Frame 1 (no input): blank canvas, image omitted
Frame 60 (no input): blank canvas, image omitted
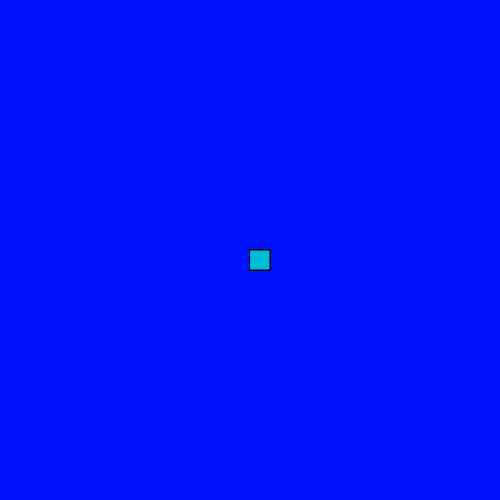
Frame 120 (the mouse pressed at the canvas centre since frame 60)

The p5.js sketch whose frames 1 and 60 were blank and that drew this single picture after the mouse press (run headless with seeded random() and noise() and a simulated clock; from frame 60 on, the mouse is pressed at the canvas centre):

// p5.js sketch
// ── sketch.js
function setup() {
  createCanvas(500, 500);
  background("#0012FA");
}

function draw() {
  stroke("#000000");
  fill("#00BCD4");
  
  
  if(mouseIsPressed) {
  rect(mouseX,mouseY,20,20);
  }
}
